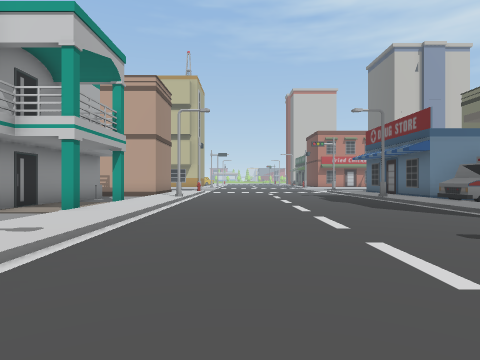
[1] (above)

24 first-person views from a walk through a Unity game level. The camera is 1.4 m above the floor, looks level and sees 75° across. The floor is counted in squares, 2 m on a side. Each view is taken from the middle of a square. On the plan, view 1 faces up. The plan holds only what a view shows up to about 10 squares ahead; the rest is blank. The place goes on beyond the plan. Some surface patterns are stand-ins.

[2]
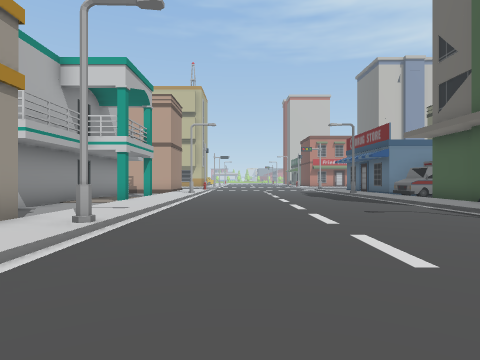

[3]
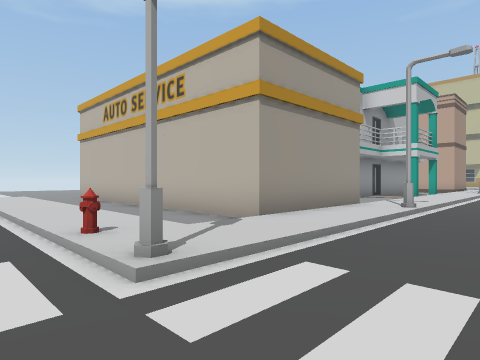

[4]
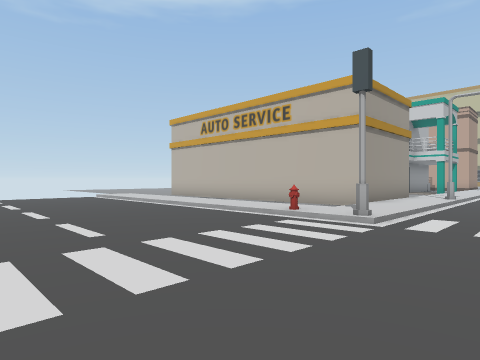

[5]
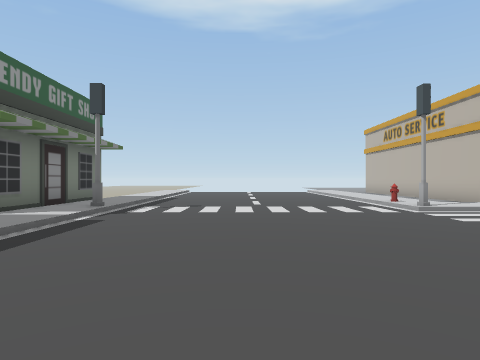

[6]
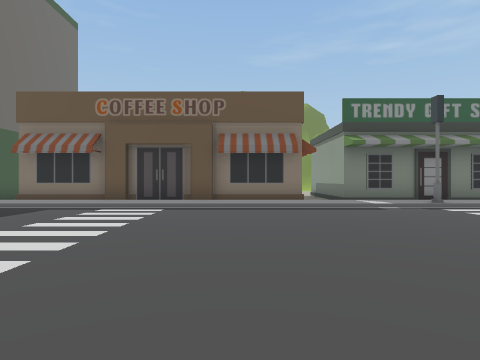

[7]
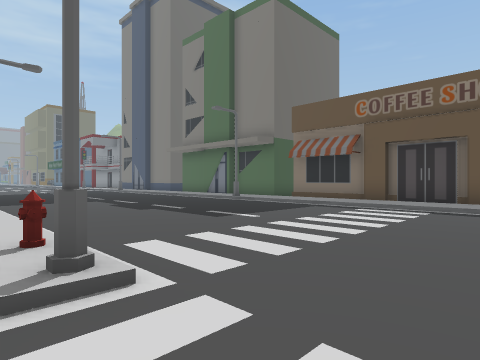

[8]
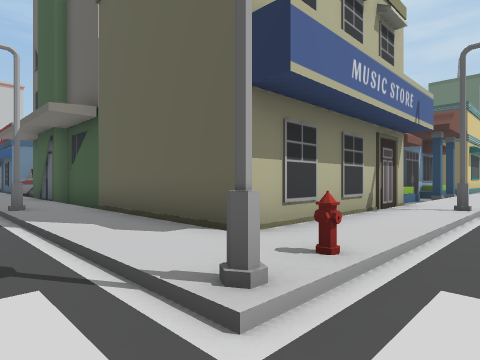

[9]
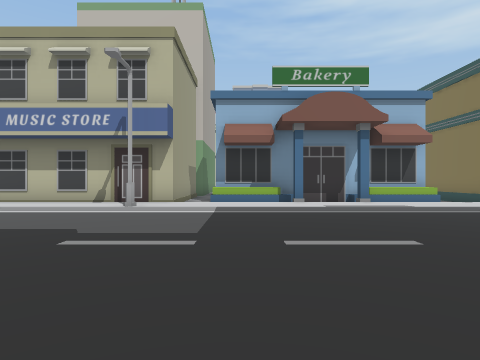

[10]
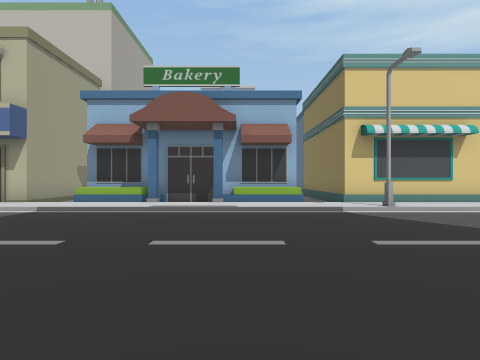

[11]
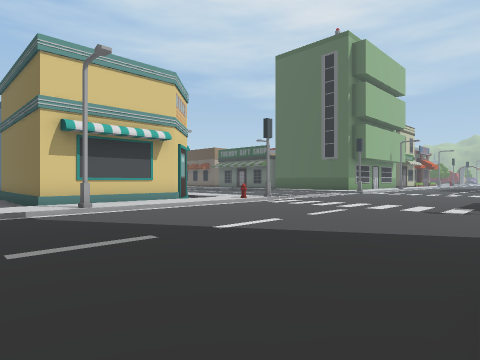

[12]
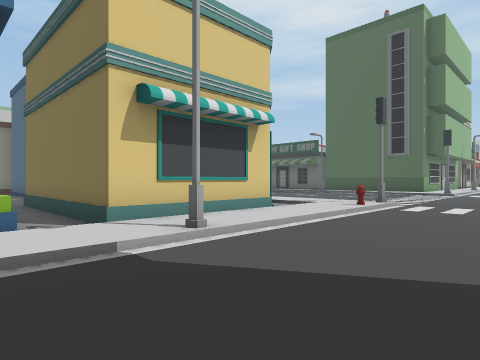

[13]
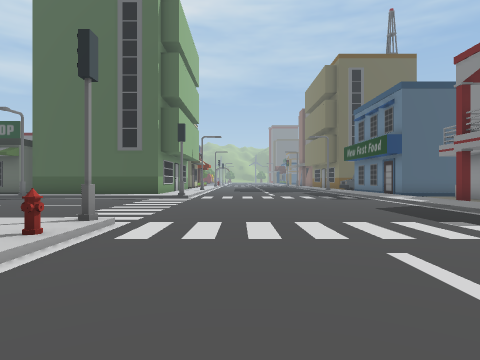

[14]
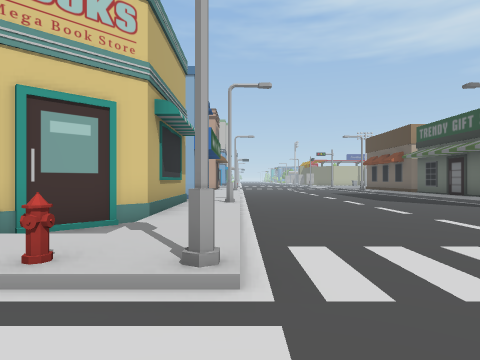

[15]
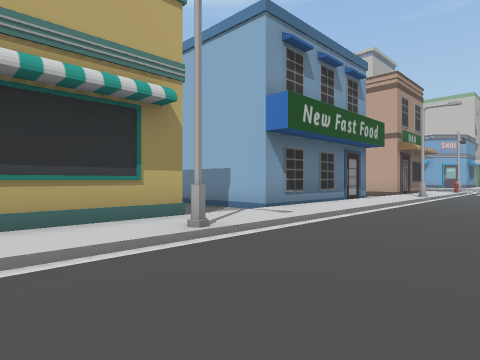

[16]
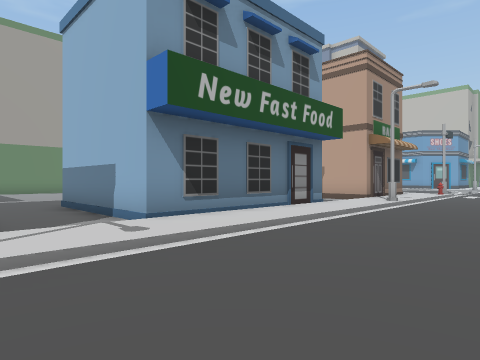

[17]
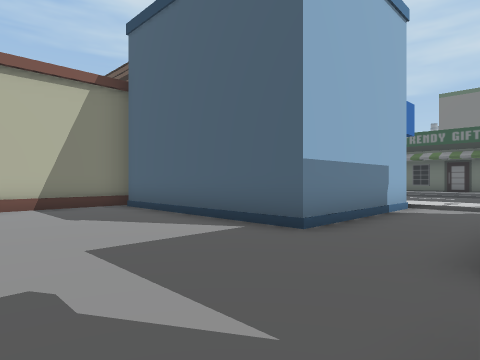

[18]
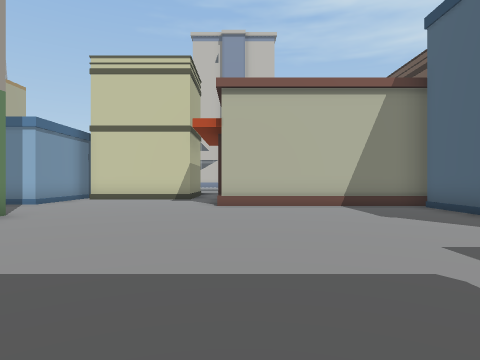

[19]
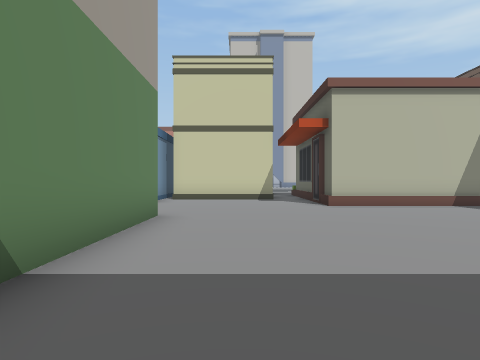

[20]
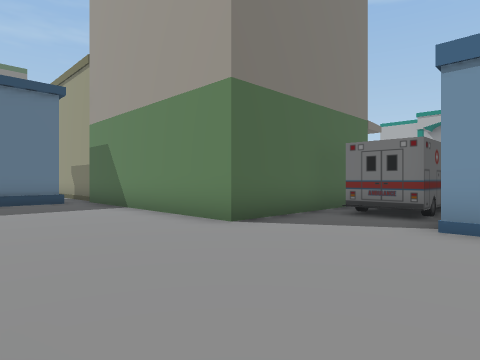

[21]
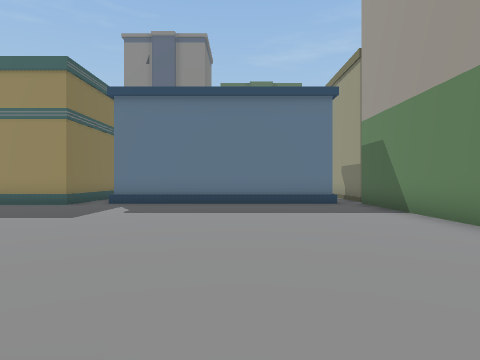

[22]
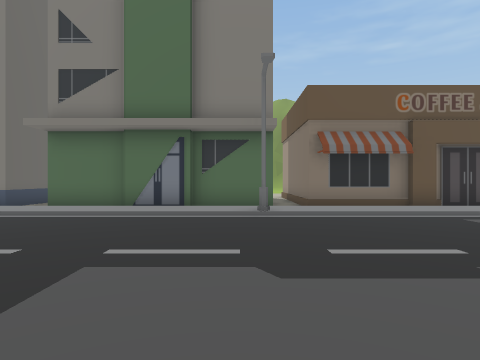

[23]
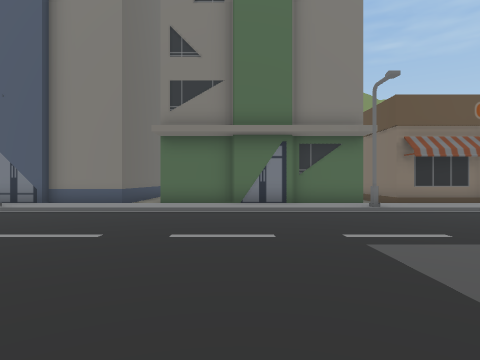

[24]
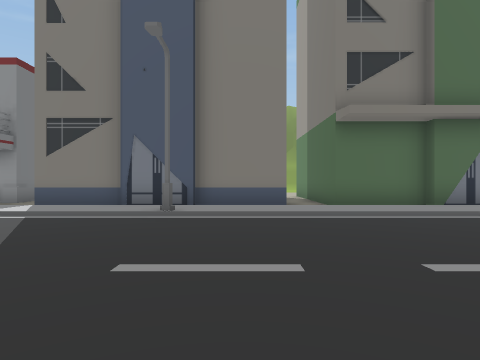

### Floor plan
Key: @ floor where view 1 was taken; # wall or solid block; . main floor; : floor 0.25 m higher than the main floor; / step, stairs or slope; O other object.
Columns run from 10 left of view 1 to 33 right of it. Each row starts with its distance up from view 1.
 12                      #.....O         :O..
 11                     ##.....OOOOOO    :/..
 10     #  :/....../:O O............O   O:/..
  9     #.#:/....../:O O............#   O:/..
  8     #..:/....../:OOOOOO.........O   O:/..
  7     #.#:/....../:O    O.........O   O:/..
  6     #..:/....../:O    O.........O   O:/...
  5     #..:/....../:O    O.........OOOOO:/...
  4      ..:/....../:O    O..............:/...
  3       .:/....../:O    O..............:/.....
  2       O:O......O:O    O////////###  #:O.....
  1       O:O..... O:#    #/OOOOOO/#    #:O.....
  0       O:/.@... /:#            /#    #:/.....
 -1       O:/....  /:#           O/#    #:/.....
 -2 OOOOOOO:/...  ./:#    # OOOOOO/#   ##:/.....
 -3 .......:/..   ./:###### /     /#####.:/.....
 -4 ::::::::/..  ../:::::::///::///:::::::/.....
 -5 //////O/#.. ...#O////O/////////O////O:#.....
 -6 ............................................
 -7 ............................................
 -8 ............................................
 -9 ............................................
-10      .......................................
-11      .......................................
-12      ///#////////////O/////////O////   /////
-13      :::::::::::::::::::::::::::::::     :::
-14      ##### ##########OOOOOOO.OOOOOOO      #
-15                     #      O.O
-16                            O.

Where each view was taken, in squares from view 1:
view 1: 0 up, 0 right, facing up
view 2: 3 down, 0 right, facing up
view 3: 6 down, 0 right, facing up-left
view 4: 10 down, 0 right, facing up-left
view 5: 9 down, 5 right, facing left
view 6: 4 down, 3 right, facing down
view 7: 4 down, 3 right, facing down-right
view 8: 6 down, 4 right, facing up-right
view 9: 12 down, 14 right, facing up
view 10: 12 down, 18 right, facing up
view 11: 12 down, 19 right, facing up-right
view 12: 8 down, 19 right, facing up-right
view 13: 7 down, 23 right, facing right
view 14: 7 down, 28 right, facing up
view 15: 1 down, 31 right, facing up-left
view 16: 2 up, 31 right, facing up-left
view 17: 2 up, 18 right, facing up-right
view 18: 2 up, 17 right, facing up
view 19: 2 up, 14 right, facing up
view 20: 12 up, 16 right, facing down-left
view 21: 11 up, 16 right, facing down
view 22: 5 down, 12 right, facing down
view 23: 4 down, 15 right, facing down
view 24: 6 down, 20 right, facing down
